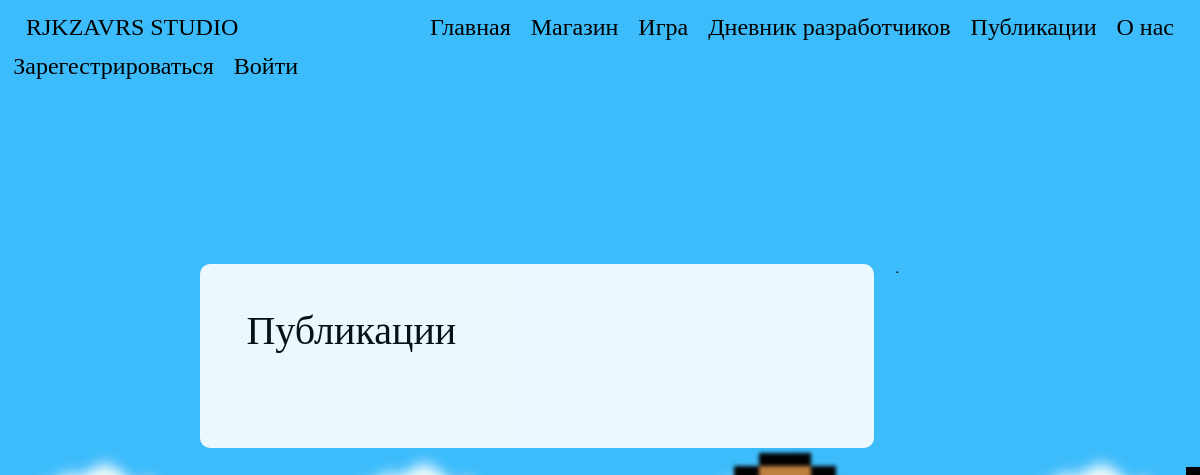
The app's page /Publications/, older data.
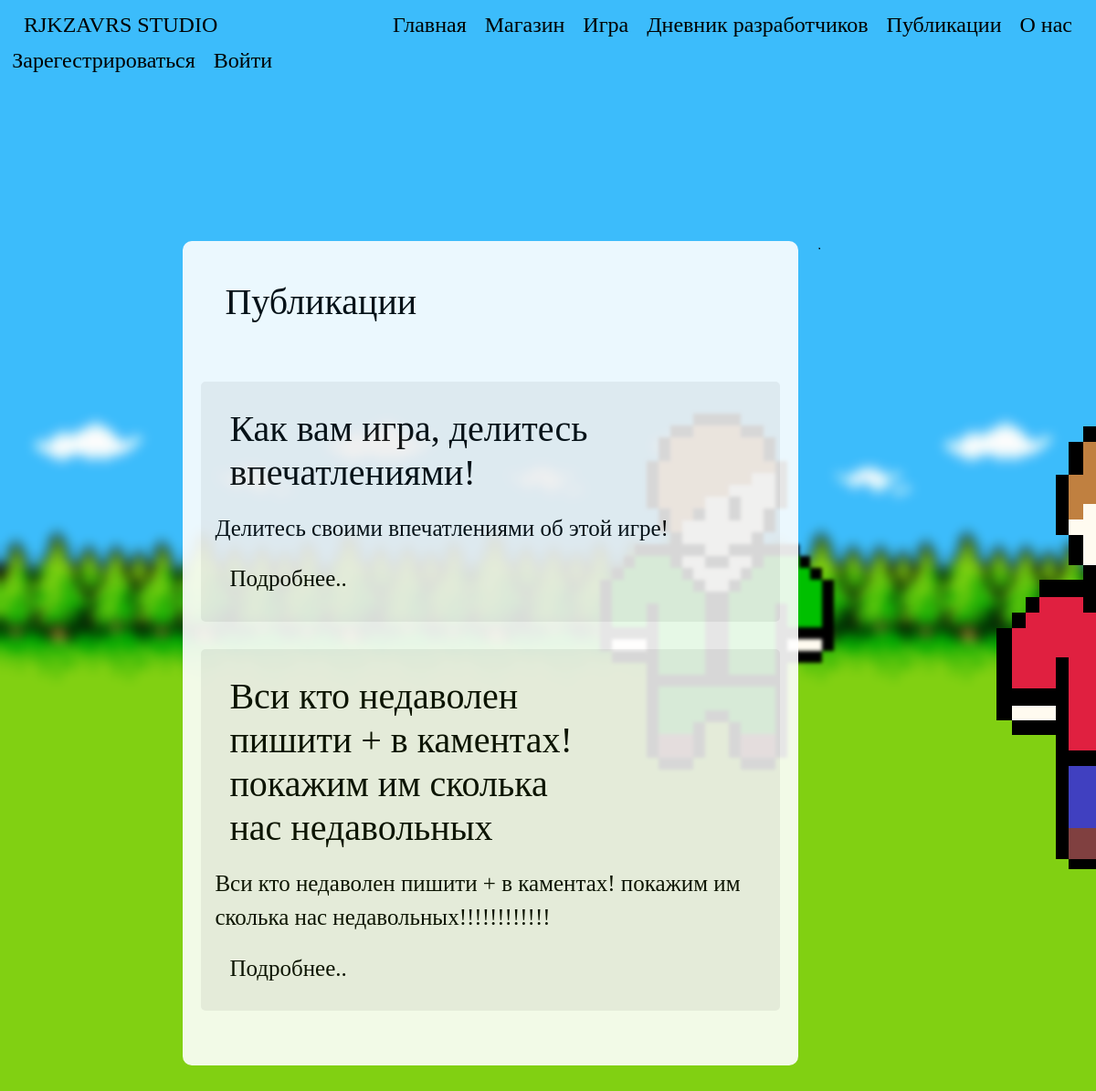
The same page, newer data.
### data/publications.py (models this page shows, shortened)
class Publications(SqlAlchemyBase, SerializerMixin):
    __tablename__ = 'publications'
    id = sqlalchemy.Column(sqlalchemy.Integer, primary_key=True, autoincrement=True)
    header = sqlalchemy.Column(sqlalchemy.String, nullable=True)
    body = sqlalchemy.Column(sqlalchemy.String, nullable=True)
    created_date = sqlalchemy.Column(sqlalchemy.DateTime)
    comments = orm.relation('Comments')
    author_id = sqlalchemy.Column(sqlalchemy.Integer, sqlalchemy.ForeignKey("user.id"))
    author = orm.relation('User')

### run.py (the view)
@app.route("/Publications/")
def publication_list():
    status = 0
    if current_user.is_authenticated:
        status = current_user.status + 1
    session = db_session.create_session()
    publication = session.query(Publications).order_by(Publications.created_date.desc()).all()
    session.close()
    return render_template("/Publications.html", publications=publication, status=status, user=current_user,
                           style=url_for('static', filename='css/style.css'),
                           bgimg=get_image_profile(current_user))

### data/db_session.py (called while the page is built)
def create_session() -> Session:
    global __factory
    return __factory()

### run.py (called while the page is built)
def get_image_profile(user):
    bg_img = 1
    if user.is_authenticated:
        bg_img = user.background_image_id + 1
    return url_for('static', filename=f'img/background_img_{bg_img}.png')

### templates/Publications.html (shortened to what this page needs)
{% extends "base.html" %}
{% block content %}
<div class="title">
    {% if user.is_authenticated %}
    <div class="navbar">
        <div>
            <h1 class="title-text">Публикации</h1>
        </div>
        <div>
            <a href="/PublicationsAdd" class="btn btn-warning diary-text">Добавить публикацию</a>
        </div>
    </div>
    {% else %}
    <div class="navbar">
        <h1 class="title-text">Публикации</h1>
    </div>
    {% endif %}
</div>
<div>
    {% for publication in publications %}
    <div class="publication-block-header">
        <div class="right-column-block">
            <div class="navbar">
                <div class="diary-left-title">
                    <h1 class="diary-title">
                        {{publication.header}}
                    </h1>
                </div>
            </div>
            <div>
                <p class="diary-text">
                    {{publication.body.split("\n")[0]}}
                </p>
            </div>
            <div class="navbar">
                <div>
                    <a href="/Publication/{{publication.id}}">
                        <p class="diary-text">Подробнее..</p>
                    </a>
                </div>
            </div>
        </div>
    </div>
    {% endfor %}
</div>
{% endblock %}

Row changes from the older to the newer data that the page shows:
added Publications: header "Как вам игра, делитесь впечатлениями!", body "Делитесь своими впечатлениями об этой игре!"
added Publications: header "Вси кто недаволен пишити + в каментах! покажим им сколька нас недавольных", body "Вси кто недаволен пишити + в каментах! покажим им сколька нас недавольных!!!!!!!!!!!!"
